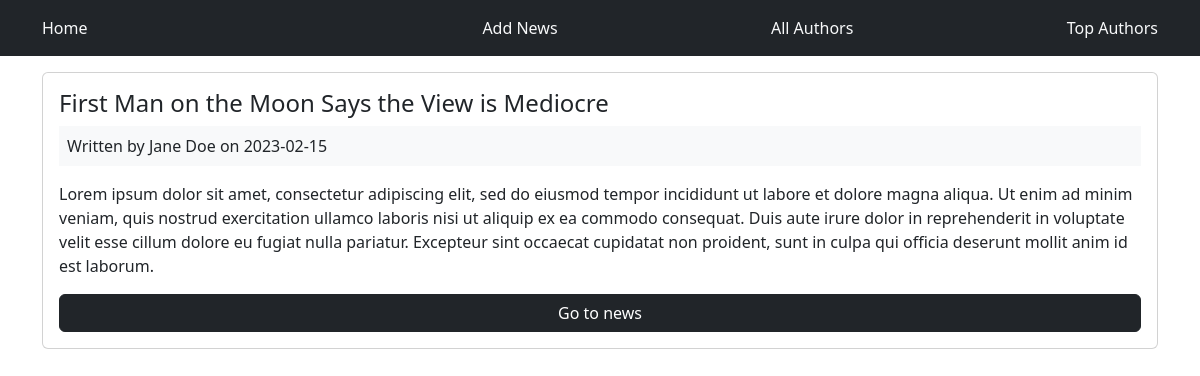
The app's page /authors?id=2 with its own data.
### tables this page shows
CREATE TABLE `news` (
  `id` int(11) NOT NULL,
  `title` varchar(255) NOT NULL,
  `text` text NOT NULL,
  `creation_date` date NOT NULL DEFAULT current_timestamp()
);

### views/View.php (called while the page is built, shortened)
<?php
class View {
    public static function renderView($view, $params = []) {
        include __DIR__ . "/$view.php";
        include __DIR__ . "/layouts/main.php";
    }
}

### public/index.php (called while the page is built, shortened)
<?php
$router = new Router();
$router->get('/', [SiteController::class, 'index']);
$router->get("/posts", [SiteController::class, 'checkPost']);
$router->get("/addnews", [SiteController::class, 'addNews']);
$router->post("/addnews", [SiteController::class, 'addNews']);
$router->get("/authors", [SiteController::class, 'checkAuthor']);
$router->get("/topauthors", [SiteController::class, 'getTopAuthors']);
$router->get("/edit", [SiteController::class, 'editNews']);
$router->post("/edit", [SiteController::class, 'editNews']);
$router->resolve();

### core/ArticleDTO.php (called while the page is built, shortened)
<?php
class ArticleDTO {
    private $id;
    private $title;
    private $text;
    private $creation_date;
    private $authors;
    public function __construct(\stdClass $model) {
        $this->id = $model->id;
        $this->title = $model->title;
        $this->text = $model->text;
        $this->creation_date = $model->creation_date;
        $this->authors = $model->authors;
    }
    public function getId() {
        return $this->id;
    }
    public function getTitle() {
        return $this->title;
    }
    public function getText() {
        return $this->text;
    }
    public function getCreationDate() {
        return $this->creation_date;
    }
    public function getAuthors() {
        return $this->authors;
    }
}

### core/Database.php (called while the page is built, shortened)
<?php
class Database {
    private $host = "localhost";
    private $user = "root";
    private $password = "";
    private $dbName = "news_article_system";
    private PDO $pdo;
    public function __construct() {
        $dsn = 'mysql:host=' . $this->host . ';dbname=' . $this->dbName;
        $this->pdo = new PDO($dsn, $this->user, $this->password);
        $this->pdo->setAttribute(PDO::ATTR_ERRMODE, PDO::ERRMODE_EXCEPTION);
    }
    public function query($sql) {
        $this->stmt = $this->pdo->prepare($sql);
    }
    public function bind($param, $value, $type = null) {
        if(is_null($type)){
            switch(true){
            default:
                $type = PDO::PARAM_STR;
            }
        }
    }
}

### models/Model.php (called while the page is built, shortened)
<?php
class Model {
    private $db;
    public function __construct() {
        $this->db = new Database;
    }
    public function getArticlesByAuthor($authorId) {
        $this->db->query("
        SELECT news.*, GROUP_CONCAT(author.name SEPARATOR ', ') AS authors
        FROM news
        JOIN news_author ON news.id = news_author.news_id
        JOIN author ON author.id = news_author.author_id
        WHERE author.id = :id
        GROUP BY news.id");
        $this->db->bind(':id', $authorId);
        $results = $this->db->resultSet();
        return $results;
    }
}

### views/articlesauthor.php (the view, shortened to what this page needs)
<?php if(!empty($params)) : ?>
<?php foreach ($params as $articleDTO) : ?>
    <div class="card card-body-mb-3 p-3 mb-3">
        <h4 class="card-title"><?php echo $articleDTO->getTitle(); ?></h4>
        <div class="bg-light p-2 mb-3">
            Written by <?php echo $articleDTO->getAuthors(); ?> on <?php echo $articleDTO->getCreationDate(); ?>
        </div>
        <p class="card-text"><?php echo $articleDTO->getText(); ?></p>
        <a href="/posts?id=<?php echo $articleDTO->getId(); ?>" class="btn btn-dark">Go to news</a>
    </div>
<?php endforeach ?>
<?php else : ?>
    <p> There are no news</p>
<?php endif; ?>
</div>

### records on screen
news: title "First Man on the Moon Says the View is Mediocre", Authors "Jane Doe", creation_date "2023-02-15", text "Lorem ipsum dolor sit amet, consectetur adipiscing elit, sed do eiusmod tempor incididunt ut labore et dolore magna aliqua. Ut enim ad minim veniam, quis nostrud exercitation ullamco laboris nisi ut aliquip ex ea commodo consequat. Duis aute irure dolor in reprehenderit in voluptate velit esse cillum dolore eu fugiat nulla pariatur. Excepteur sint occaecat cupidatat non proident, sunt in culpa qui officia deserunt mollit anim id est laborum."
